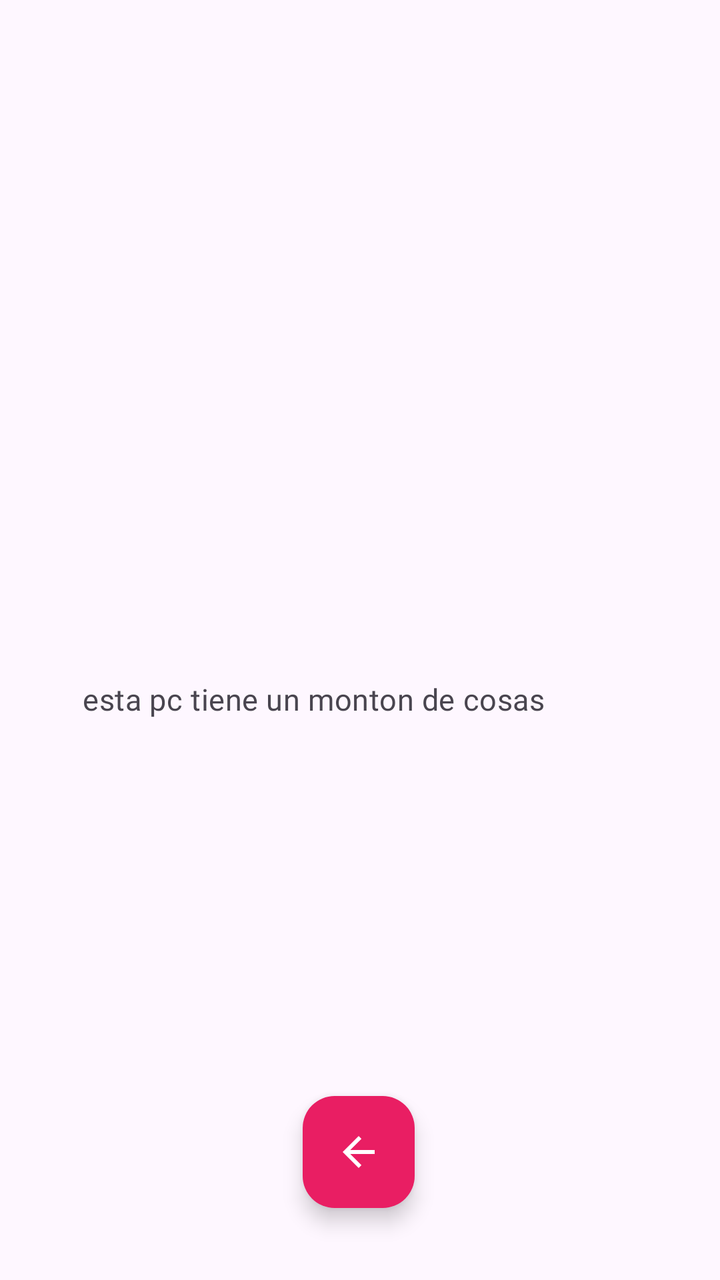
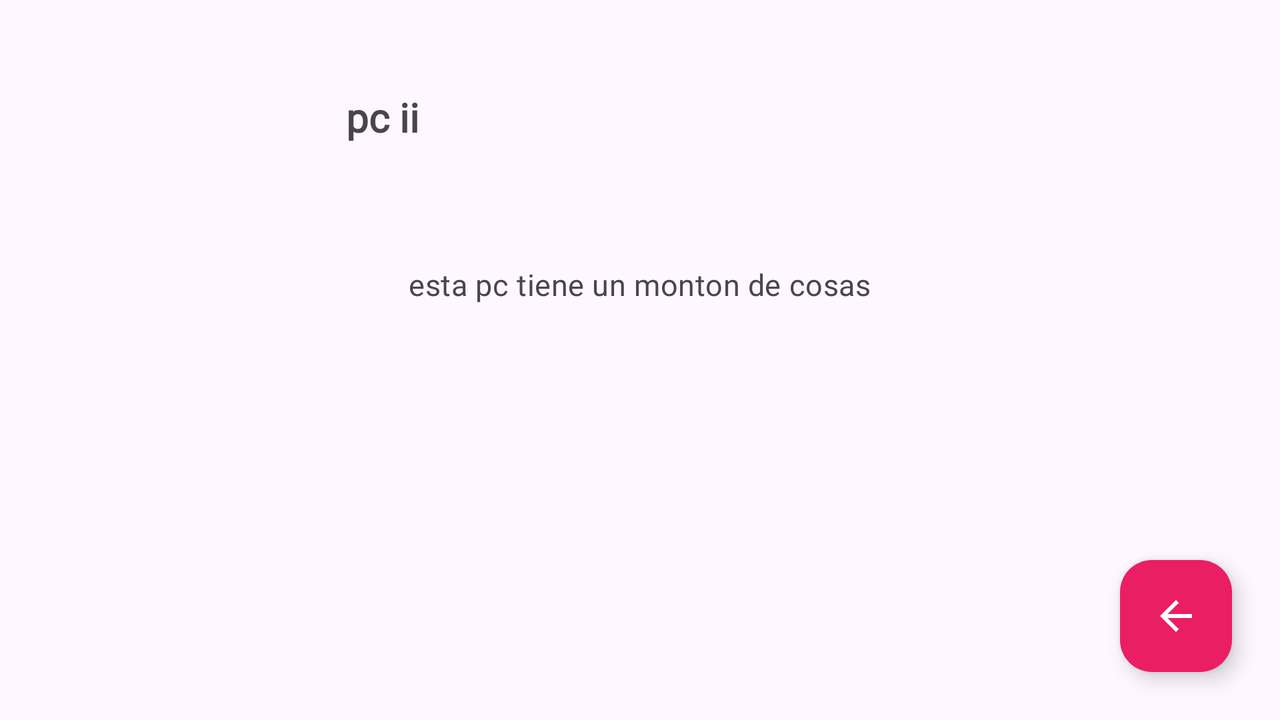

Two renders of one Android screen. The first uses the default layout on a phone; the second uses the alternative layout the repository ships for a different screen configuration, on a matching device. The two XML files are below.
<!-- AndroidManifest.xml: application theme Theme.Globallogicchallenge -->
<!-- res/layout/fragment_details.xml -->
<?xml version="1.0" encoding="utf-8"?>
<androidx.constraintlayout.widget.ConstraintLayout xmlns:android="http://schemas.android.com/apk/res/android"
    xmlns:app="http://schemas.android.com/apk/res-auto"
    xmlns:tools="http://schemas.android.com/tools"
    android:layout_width="match_parent"
    android:layout_height="match_parent"
    android:layout_gravity="center"
    tools:context=".ui.DetailsFragment">


    <androidx.constraintlayout.widget.Guideline
        android:id="@+id/guideline2"
        android:layout_width="match_parent"
        android:layout_height="match_parent"
        android:orientation="horizontal"
        app:layout_constraintGuide_percent="0.53" />

    <ImageView
        android:id="@+id/imageView"
        android:layout_width="match_parent"
        android:layout_height="345dp"

        app:layout_constraintEnd_toEndOf="parent"
        app:layout_constraintHorizontal_bias="1.0"

        app:layout_constraintStart_toStartOf="parent"
        app:layout_constraintTop_toTopOf="parent"
        tools:src="@tools:sample/avatars" />

    <TextView
        android:id="@+id/tvTitle"
        android:layout_width="wrap_content"
        android:layout_height="wrap_content"
        android:ellipsize="end"
        android:fontFamily="@font/at_surt_regular"
        android:lineHeight="31sp"
        android:maxLines="2"
        android:paddingHorizontal="24sp"
        android:text="TextView"
        android:textAlignment="textStart"
        android:textFontWeight="600"
        android:textSize="20sp"
        android:textStyle="bold"
        app:layout_constraintBottom_toTopOf="@+id/guideline2"
        app:layout_constraintStart_toStartOf="parent"
        app:layout_constraintTop_toBottomOf="@+id/imageView"
        tools:text="pc ii" />

    <androidx.constraintlayout.widget.Barrier
        android:layout_width="wrap_content"
        android:layout_height="wrap_content"
        app:barrierDirection="top"
        tools:layout_editor_absoluteX="49dp"
        tools:layout_editor_absoluteY="510dp" />

    <TextView
        android:id="@+id/tvDesc"
        android:layout_width="wrap_content"
        android:layout_height="wrap_content"
        android:fontFamily="@font/at_surt_regular"
        android:letterSpacing="0.013"
        android:lineHeight="22sp"
        android:paddingHorizontal="24sp"
        android:textAlignment="textStart"
        android:textSize="15sp"
        app:layout_constraintEnd_toEndOf="parent"
        app:layout_constraintHorizontal_bias="0.216"
        app:layout_constraintStart_toStartOf="parent"
        app:layout_constraintTop_toTopOf="@+id/guideline2"
        tools:text="esta pc tiene un monton de cosas" />

    <androidx.constraintlayout.widget.Guideline
        android:id="@+id/guideline10"
        android:layout_width="wrap_content"
        android:layout_height="wrap_content"
        android:orientation="vertical"
        app:layout_constraintGuide_begin="140dp" />

    <androidx.constraintlayout.widget.Guideline
        android:id="@+id/guideline11"
        android:layout_width="wrap_content"
        android:layout_height="wrap_content"
        android:orientation="vertical"
        app:layout_constraintGuide_begin="278dp" />


    <com.google.android.material.floatingactionbutton.FloatingActionButton
        android:id="@+id/floatingActionButton"
        android:layout_width="wrap_content"
        android:layout_height="wrap_content"
        android:layout_marginBottom="36dp"
        android:clickable="true"
        android:src="?attr/actionModeCloseDrawable"
        app:backgroundTint="#E91E63"
        app:fabSize="normal"
        app:layout_constraintBottom_toBottomOf="parent"
        app:layout_constraintEnd_toEndOf="parent"
        app:layout_constraintHorizontal_bias="0.498"
        app:layout_constraintStart_toStartOf="parent"
        app:tint="@color/white" />

</androidx.constraintlayout.widget.ConstraintLayout>
<!-- resources referenced by this layout -->
<resources>
  <color name="white">#FFFFFFFF</color>
  <style name="Theme.Globallogicchallenge" parent="Theme.Material3.DayNight.NoActionBar">
          
          <item name="colorPrimary">@color/pink</item>
          <item name="colorPrimaryVariant">@color/red</item>
          <item name="colorOnPrimary">@color/white</item>
          
          <item name="colorSecondary">@color/teal_200</item>
          <item name="colorSecondaryVariant">@color/teal_700</item>
          <item name="colorOnSecondary">@color/black</item>
          
          <item name="android:statusBarColor" tools:targetApi="l">?attr/colorPrimaryVariant</item>
          
      </style>
  <color name="pink">#CC42AE</color>
  <color name="red">#ED1D24</color>
  <color name="teal_200">#FF03DAC5</color>
  <color name="teal_700">#FF018786</color>
  <color name="black">#FF000000</color>
</resources>
<!-- res/layout-land/fragment_details.xml (the repository's variant of the layout above) -->
<!-- drawn on the phone turned sideways -->
<?xml version="1.0" encoding="utf-8"?>
<androidx.constraintlayout.widget.ConstraintLayout xmlns:android="http://schemas.android.com/apk/res/android"
    xmlns:app="http://schemas.android.com/apk/res-auto"
    xmlns:tools="http://schemas.android.com/tools"
    android:layout_width="match_parent"
    android:layout_height="match_parent"
    android:layout_gravity="center"
    tools:context=".ui.DetailsFragment">


    <androidx.constraintlayout.widget.Guideline
        android:id="@+id/guideline2"
        android:layout_width="match_parent"
        android:layout_height="match_parent"
        android:orientation="horizontal"
        app:layout_constraintGuide_percent="0.2" />

    <ImageView
        android:id="@+id/imageView"
        android:layout_width="101dp"
        android:layout_height="83dp"

        android:layout_marginStart="24dp"

        app:layout_constraintBottom_toTopOf="@+id/guideline2"
        app:layout_constraintStart_toStartOf="parent"
        app:layout_constraintTop_toTopOf="parent"
        app:layout_constraintVertical_bias="0.016"
        tools:src="@tools:sample/avatars" />

    <TextView
        android:id="@+id/tvTitle"
        android:layout_width="wrap_content"
        android:layout_height="wrap_content"
        android:layout_marginStart="24dp"
        android:layout_marginEnd="16dp"
        android:ellipsize="end"
        android:fontFamily="@font/at_surt_regular"

        android:lineHeight="31sp"
        android:paddingHorizontal="24sp"
        android:text="TextView"
        android:textAlignment="textStart"
        android:textFontWeight="600"
        android:textSize="20sp"
        android:textStyle="bold"
        app:layout_constraintBottom_toTopOf="@+id/guideline2"
        app:layout_constraintEnd_toEndOf="parent"
        app:layout_constraintHorizontal_bias="0.0"
        app:layout_constraintStart_toEndOf="@+id/imageView"
        tools:text="pc ii" />

    <androidx.constraintlayout.widget.Barrier
        android:layout_width="wrap_content"
        android:layout_height="wrap_content"
        app:barrierDirection="top"
        tools:layout_editor_absoluteX="49dp"
        tools:layout_editor_absoluteY="510dp" />

    <TextView
        android:id="@+id/tvDesc"
        android:layout_width="wrap_content"
        android:layout_height="wrap_content"
        android:layout_marginStart="24dp"
        android:layout_marginTop="60dp"
        android:layout_marginEnd="24dp"
        android:fontFamily="@font/at_surt_regular"
        android:letterSpacing="0.013"
        android:lineHeight="22sp"
        android:paddingHorizontal="24sp"
        android:textAlignment="textStart"
        android:textSize="15sp"
        app:layout_constraintEnd_toEndOf="parent"
        app:layout_constraintStart_toStartOf="parent"
        app:layout_constraintTop_toTopOf="@+id/guideline2"
        tools:text="esta pc tiene un monton de cosas" />


    <com.google.android.material.floatingactionbutton.FloatingActionButton
        android:id="@+id/floatingActionButton"
        android:layout_width="wrap_content"
        android:layout_height="wrap_content"
        android:layout_marginEnd="24dp"
        android:layout_marginBottom="24dp"
        android:clickable="true"
        android:src="?attr/actionModeCloseDrawable"
        app:backgroundTint="#E91E63"
        app:fabSize="normal"
        app:layout_constraintBottom_toBottomOf="parent"
        app:layout_constraintEnd_toEndOf="parent"
        app:tint="@color/white" />

</androidx.constraintlayout.widget.ConstraintLayout>
